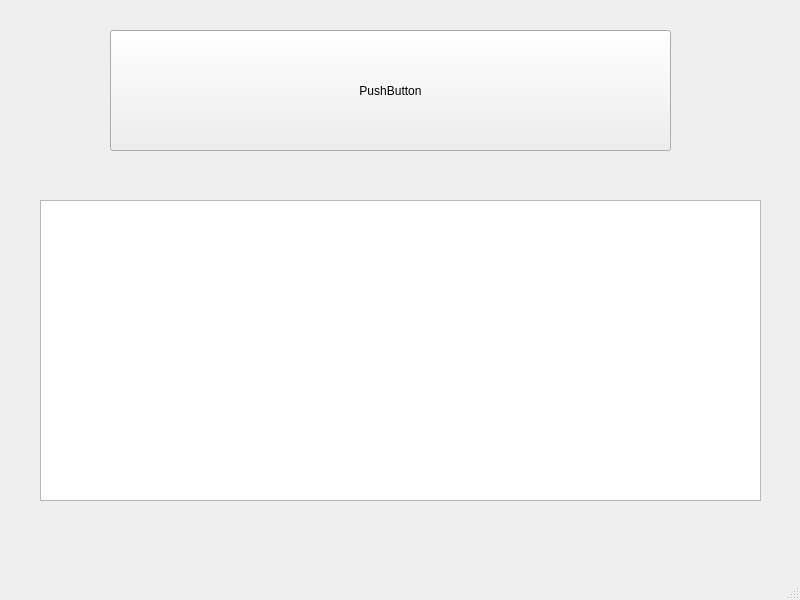
<?xml version="1.0" encoding="UTF-8"?>
<ui version="4.0">
 <class>MainWindow</class>
 <widget class="QMainWindow" name="MainWindow">
  <property name="geometry">
   <rect>
    <x>0</x>
    <y>0</y>
    <width>800</width>
    <height>600</height>
   </rect>
  </property>
  <property name="windowTitle">
   <string>MainWindow</string>
  </property>
  <widget class="QWidget" name="centralwidget">
   <widget class="QTextEdit" name="textEdit">
    <property name="geometry">
     <rect>
      <x>40</x>
      <y>200</y>
      <width>721</width>
      <height>301</height>
     </rect>
    </property>
   </widget>
   <widget class="QPushButton" name="pushButton">
    <property name="geometry">
     <rect>
      <x>110</x>
      <y>30</y>
      <width>561</width>
      <height>121</height>
     </rect>
    </property>
    <property name="text">
     <string>PushButton</string>
    </property>
   </widget>
  </widget>
  <widget class="QMenuBar" name="menubar">
   <property name="geometry">
    <rect>
     <x>0</x>
     <y>0</y>
     <width>800</width>
     <height>27</height>
    </rect>
   </property>
  </widget>
  <widget class="QStatusBar" name="statusbar"/>
 </widget>
 <resources/>
 <connections/>
</ui>
